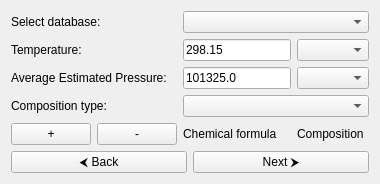
<?xml version="1.0" encoding="UTF-8"?>
<ui version="4.0">
    <class>PressureDropsInputPage</class>
        <widget class="QWidget" name="PressureDropsInputPage">
            <layout class="QGridLayout" name="gridLayout">
                <!-- Row 0 -->
                <item row="0" column="0">
                    <widget class="QLabel" name="databaseLabel">
                        <property name="text">
                            <string>Select database:</string>
                        </property>
                    </widget>
                </item>
                <item row="0" column="1" colspan="2">
                    <widget class="QComboBox" name="databaseComboBox"/>
                </item>

                <!-- Row 1 -->
                <item row="1" column="0">
                    <widget class="QLabel" name="temperatureLabel">
                        <property name="text">
                            <string>Temperature:</string>
                        </property>
                    </widget>
                </item>
                <item row="1" column="1">
                    <widget class="QLineEdit" name="temperatureEditLine">
                        <property name="text">
                            <string>298.15</string>
                        </property>
                    </widget>
                </item>
                <item row="1" column="2">
                    <widget class="QComboBox" name="temperatureComboBox">
                    </widget>
                </item>

                <!-- Row 2 -->
                <item row="2" column="0">
                    <widget class="QLabel" name="pressureLabel">
                        <property name="text">
                            <string>Average Estimated Pressure:</string>
                        </property>
                    </widget>
                </item>
                <item row="2" column="1">
                    <widget class="QLineEdit" name="pressureEditLine">
                        <property name="text">
                            <string>101325.0</string>
                        </property>
                    </widget>
                </item>
                <item row="2" column="2">
                    <widget class="QComboBox" name="pressureComboBox">
                    </widget>
                </item>


                <!-- Row 3 -->
                <item row="3" column="0">
                    <widget class="QLabel" name="compositionLabel">
                        <property name="text">
                            <string>Composition type:</string>
                        </property>
                    </widget>
                </item>
                <item row="3" column="1" colspan="2">
                     <widget class="QComboBox" name="compositionComboBox" />
                </item>

                <!-- Row 4 -->
                <item row="4" column="0">
                    <layout class="QHBoxLayout" name="horizontalSpecieLayout">
                        <item>
                            <widget class="QPushButton" name="addSpecieButton">
                                <property name="text">
                                    <string>&#x2B;</string>
                                </property>
                                <property name="toolTip">
                                    <string>Add specie for input</string>
                                </property>
                            </widget>
                        </item>
                        <item>
                            <widget class="QPushButton" name="removeSpecieButton">
                                <property name="text">
                                    <string>&#x2D;</string>
                                </property>
                                <property name="toolTip">
                                    <string>Remove specie for input</string>
                                </property>
                            </widget>
                        </item>
                    </layout>
                </item>
                <item row="4" column="1">
                    <widget class="QLabel" name="formulaLabel">
                        <property name="text">
                            <string>Chemical formula</string>
                        </property>
                    </widget>
                </item>
                <item row="4" column="2">
                    <widget class="QLabel" name="compositionLabel">
                        <property name="text">
                            <string>Composition</string>
                        </property>
                    </widget>
                </item>

                <item row="5" column="0" colspan="3">
                    <layout class="QGridLayout" name="speciesLayout" />
                </item>

                <!-- Row 6 -->
                <item row="6" column="0" colspan="3">
                    <layout class="QHBoxLayout" name="buttonLayout">   
                        <item>
                            <widget class="QPushButton" name="backButton">
                                <property name="text">
                                    <string>&#x2B9C; Back</string>
                                </property>
                                <property name="toolTip">
                                    <string>Go to back to the main page</string>
                                </property>
                            </widget>
                        </item>
                        <item>
                            <widget class="QPushButton" name="nextButton">
                                <property name="text">
                                    <string>Next &#x2b9e;</string>
                                </property>
                                <property name="toolTip">
                                    <string>Go to results page</string>
                                </property>
                            </widget>
                        </item>
                    </layout>
                </item>
            </layout>
        </widget>
</ui>
